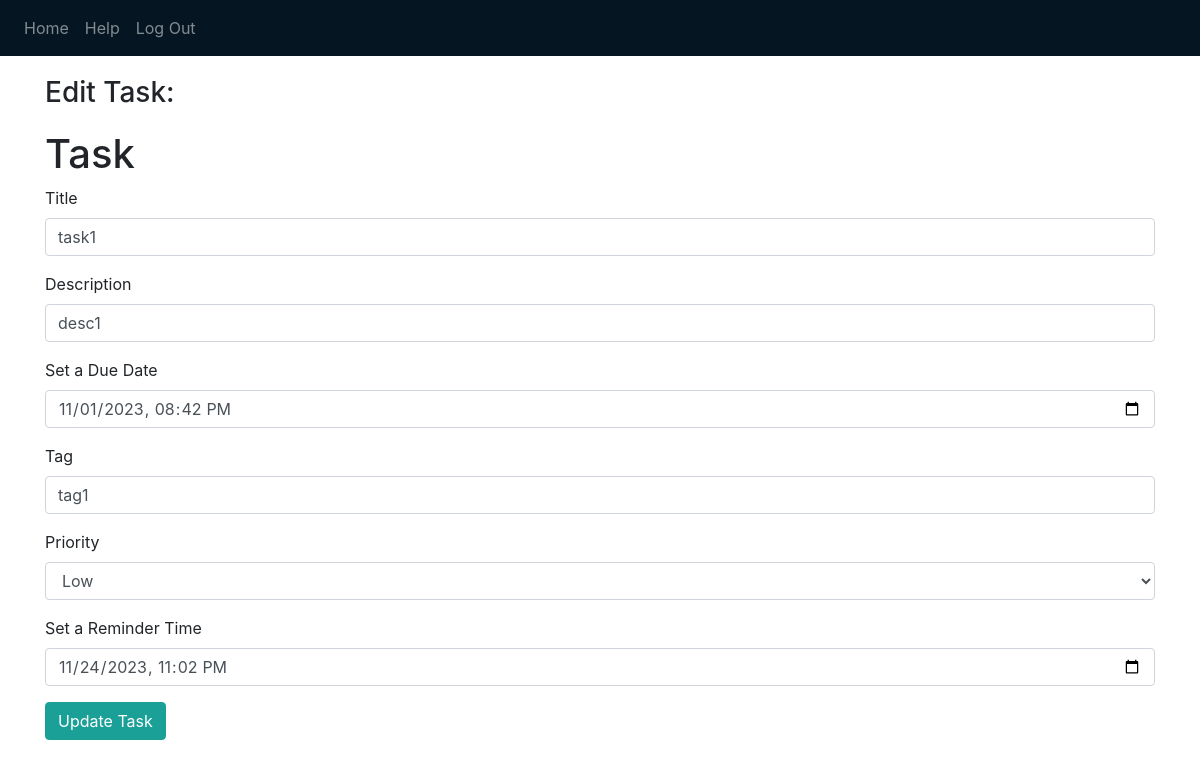
/editform?taskid=1 (signed in), run on the app's committed database.
### website/models.py (models this page shows)
class Task(db.Model):
    id = db.Column(db.Integer, primary_key=True) #ID will be incremented on its own
    user_id = db.Column(db.Integer, db.ForeignKey('user.id')) #Foreign key is the user.id that created the task
    title = db.Column(db.String(1000)) #This will be the title of the task that was created
    description = db.Column(db.String(10000)) #The user can add notes and detail to tasks that they are creating
    due_date = db.Column(db.String(40)) # YYYY-MM-DD Format || The HTML is in MM/
    tag = db.Column(db.String(6))
    priority = db.Column(db.String(6)) #should only be 'Low', 'Medium', 'High'
    status = db.Column(db.Boolean, default=False) #False for incomplete, True for complete
    reminder_time = db.Column(db.String(40))

### website/views.py (the view, shortened to what this page needs)
@views.route('/editform', methods = ['GET', 'POST'])
@login_required
def editform():
    taskid=request.args.get('taskid',None)
    task = Task.query.filter_by(id=taskid).first()
    return render_template("editform.html", user=current_user, task=task)

### website/__init__.py (called while the page is built)
def create_app(database_uri="sqlite:///" + DB_NAME):
    app = Flask(__name__)
    app.config['SECRET_KEY'] = 'THIS IS THE KEY FOR THE APP' #can be anything you want but you want to hide this
    app.config['SQLALCHEMY_DATABASE_URI'] = database_uri #Telling flask where the database is located
    db.init_app(app)
    from .views import views
    from .auth import auth
    app.register_blueprint(views, url_prefix='/')
    app.register_blueprint(auth, url_prefix='/')
    from .models import User, Task
    with app.app_context():
        db.create_all()
    login_manager = LoginManager()
    login_manager.login_view = 'auth.login'
    login_manager.init_app(app)
    @login_manager.user_loader
    def load_user(id):
        return User.query.get(int(id))
    return app

### website/templates/editform.html (shortened to what this page needs)
{% extends "base.html" %}
{% block content %}
<h3>Edit Task: </h3>
<form method="POST">
  <h1>Task</h1>
  <div class="form-group">
    <label for="title">Title</label>
    <input type="text" class="form-control" id="title" name="title" placeholder="Add a Title" value="{{ task.title }}">
  </div>
  <div class="form-group">
    <label for="description">Description</label>
    <input  type="text" class="form-control" id="description" name="description"
      placeholder="Add a Description" value="{{ task.description }}">
  </div>
  <div class="form-group">
    <label for="date">Set a Due Date</label>
    <input type="datetime-local" class="form-control" id="date" name="date" value="{{ task.due_date }}">
  </div>
  <div class="form-group">
    <label for="tag">Tag</label>
    <input type="text" class="form-control" id="tag" name="tag" placeholder="#..." value="{{ task.tag }}">
  </div>
  <div class="form-group">
    <label for="priority">Priority</label>
    <select class="form-control" id="priority" name="priority">
      <option value="Low" {% if task.priority=='Low' %}selected{% endif %}>Low</option>
    </select>
  </div>
  <div class="form-group">
    <label for="reminder_time">Set a Reminder Time</label>
    <input type="datetime-local" class="form-control" id="reminder_time" name="reminder_time" value="{{ task.reminder_time}}">
  </div>
  <div>
    <button type="submit" class="btn btn-primary">Update Task</button>
  </div>
</form>
{% endblock %}

### data on the page
Task: title "task1", description "desc1", date "11/01/2023 20:42", tag "tag1", priority "Low", reminder_time "11/24/2023 23:02"
